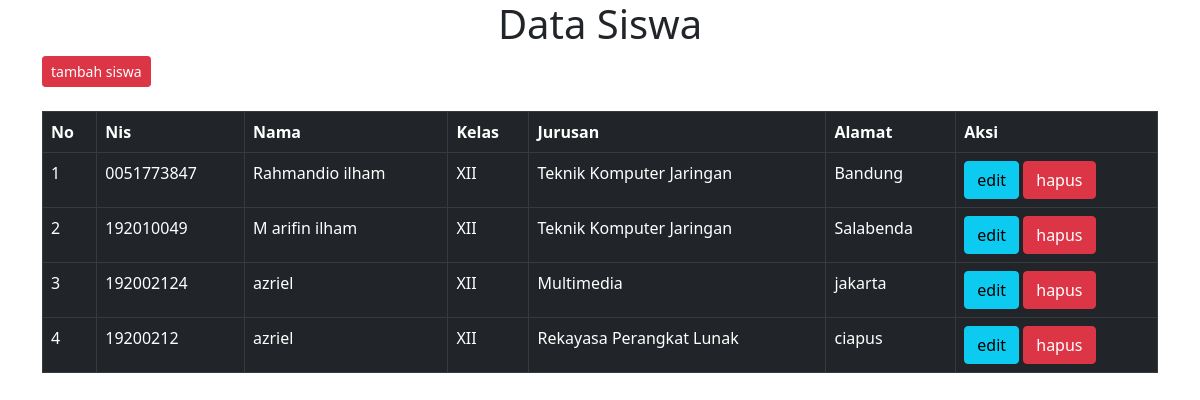
/tampildata.php (signed in), run on the app's committed database.
### tables this page shows
CREATE TABLE `siswa_tbl` (
  `ID` int(11) NOT NULL,
  `Nis` varchar(10) NOT NULL,
  `Nama` varchar(100) NOT NULL,
  `Kelas` varchar(4) NOT NULL,
  `Jurusan` varchar(100) NOT NULL,
  `Alamat` text NOT NULL
);

### tampildata.php (the view, shortened to what this page needs)
<!doctype html>
<html lang="en">
<head>
    <link href="https://cdn.jsdelivr.net/npm/bootstrap@5.1.3/dist/css/bootstrap.min.css" rel="stylesheet">
</head>
<body class="container">
    <h1 style="text-align: center;">Data Siswa</h1>
    <a href="tambah.php" class="btn btn-danger btn-sm">tambah siswa</a>
    <br><br>
    <table class="table table-dark table-bordered table-hover">
        <tr>
            <th>No</th>
            <th>Nis</th>
            <th>Nama</th>
            <th>Kelas</th>
            <th>Jurusan</th>
            <th>Alamat</th>
            <th>Aksi</th>
        </tr>
        <?php
        include 'koneksi.php';
        $no = 1;
        $data = mysqli_query($conn, "SELECT * FROM siswa_tbl");
        while ($siswa = mysqli_fetch_array($data)) { ?>
            <tr>
                <td><?php echo $no++ ?></td>
                <td><?php echo $siswa['Nis'] ?></td>
                <td><?php echo $siswa['Nama'] ?></td>
                <td><?php echo $siswa['Kelas'] ?></td>
                <td><?php echo $siswa['Jurusan'] ?></td>
                <td><?php echo $siswa['Alamat'] ?></td>
                <td>
                    <a href="edit.php?id=<?php echo $siswa['ID']; ?>" class="btn btn-info">edit</a>
                    <a href="hapus.php?id=<?php echo $siswa['ID']; ?>" class="btn btn-danger">hapus</a>
                </td>
            </tr>
        <?php
        }
        ?>
    </table>
</body>
</html>

### data on the page
siswa_tbl: Nis "0051773847", Nama "Rahmandio ilham", Kelas "XII", Jurusan "Teknik Komputer Jaringan", Alamat "Bandung"
siswa_tbl: Nis "192010049", Nama "M arifin ilham", Kelas "XII", Jurusan "Teknik Komputer Jaringan", Alamat "Salabenda"
siswa_tbl: Nis "192002124", Nama "azriel", Kelas "XII", Jurusan "Multimedia", Alamat "jakarta"
siswa_tbl: Nis "19200212", Nama "azriel", Kelas "XII", Jurusan "Rekayasa Perangkat Lunak", Alamat "ciapus"
